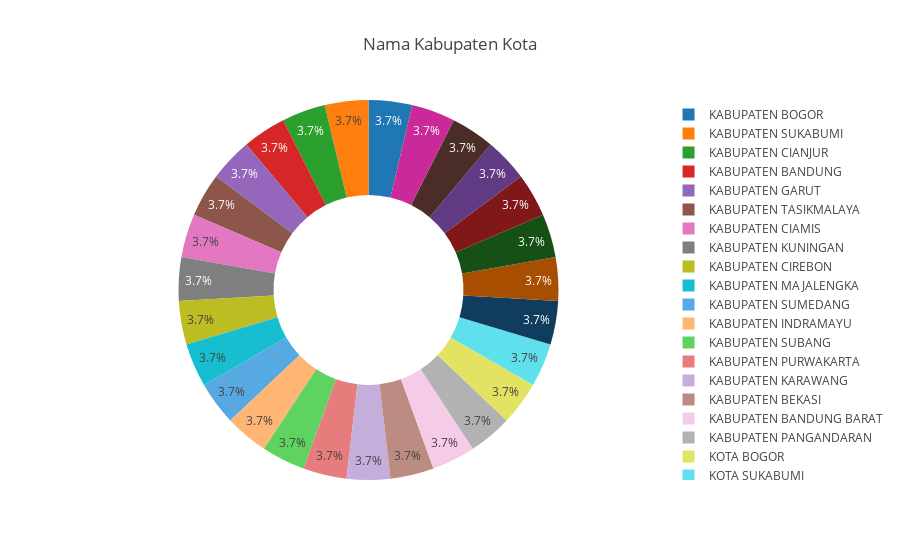

Notebook code cell kept with this figure:
### Markdown cell above
### **Berapa persen frekuensi kemunculan Nama Kabupaten dan Kota dalam data?**

### Code cell
bivariate_visualization_pie(
    data=data,
    names='nama_kabupaten_kota',
    title='Nama Kabupaten Kota',
    hole=0.5
)

### Figure 1 — Plotly figure (JSON) as saved in the notebook; plotly's stock layout.template omitted (floating-point values rounded to 4 significant figures)
{"data": [{"domain": {"x": [0, 1], "y": [0, 1]}, "hole": 0.5, "hovertemplate": "nama_kabupaten_kota=%{label}<extra></extra>", "labels": ["KABUPATEN BOGOR", "KABUPATEN BOGOR", "KABUPATEN BOGOR", "KABUPATEN BOGOR", "KABUPATEN SUKABUMI", "KABUPATEN SUKABUMI", "KABUPATEN SUKABUMI", "KABUPATEN SUKABUMI", "KABUPATEN CIANJUR", "KABUPATEN CIANJUR", "KABUPATEN CIANJUR", "KABUPATEN CIANJUR", "KABUPATEN BANDUNG", "KABUPATEN BANDUNG", "KABUPATEN BANDUNG", "KABUPATEN BANDUNG", "KABUPATEN GARUT", "KABUPATEN GARUT", "KABUPATEN GARUT", "KABUPATEN GARUT", "KABUPATEN TASIKMALAYA", "KABUPATEN TASIKMALAYA", "KABUPATEN TASIKMALAYA", "KABUPATEN TASIKMALAYA", "KABUPATEN CIAMIS", "KABUPATEN CIAMIS", "KABUPATEN CIAMIS", "KABUPATEN CIAMIS", "KABUPATEN KUNINGAN", "KABUPATEN KUNINGAN", "KABUPATEN KUNINGAN", "KABUPATEN KUNINGAN", "KABUPATEN CIREBON", "KABUPATEN CIREBON", "KABUPATEN CIREBON", "KABUPATEN CIREBON", "KABUPATEN MAJALENGKA", "KABUPATEN MAJALENGKA", "KABUPATEN MAJALENGKA", "KABUPATEN MAJALENGKA", "KABUPATEN SUMEDANG", "KABUPATEN SUMEDANG", "KABUPATEN SUMEDANG", "KABUPATEN SUMEDANG", "KABUPATEN INDRAMAYU", "KABUPATEN INDRAMAYU", "KABUPATEN INDRAMAYU", "KABUPATEN INDRAMAYU", "KABUPATEN SUBANG", "KABUPATEN SUBANG", "KABUPATEN SUBANG", "KABUPATEN SUBANG", "KABUPATEN PURWAKARTA", "KABUPATEN PURWAKARTA", "KABUPATEN PURWAKARTA", "KABUPATEN PURWAKARTA", "KABUPATEN KARAWANG", "KABUPATEN KARAWANG", "KABUPATEN KARAWANG", "KABUPATEN KARAWANG", "KABUPATEN BEKASI", "KABUPATEN BEKASI", "KABUPATEN BEKASI", "KABUPATEN BEKASI", "KABUPATEN BANDUNG BARAT", "KABUPATEN BANDUNG BARAT", "KABUPATEN BANDUNG BARAT", "KABUPATEN BANDUNG BARAT", "KABUPATEN PANGANDARAN", "KABUPATEN PANGANDARAN", "KABUPATEN PANGANDARAN", "KABUPATEN PANGANDARAN", "KOTA BOGOR", "KOTA BOGOR", "KOTA BOGOR", "KOTA BOGOR", "KOTA SUKABUMI", "KOTA SUKABUMI", "KOTA SUKABUMI", "KOTA SUKABUMI", "KOTA BANDUNG", "KOTA BANDUNG", "KOTA BANDUNG", "KOTA BANDUNG", "KOTA CIREBON", "KOTA CIREBON", "KOTA CIREBON", "KOTA CIREBON", "KOTA BEKASI", "KOTA BEKASI", "KOTA BEKASI", "KOTA BEKASI", "KOTA DEPOK", "KOTA DEPOK", "KOTA DEPOK", "KOTA DEPOK", "KOTA CIMAHI", "KOTA CIMAHI", "KOTA CIMAHI", "KOTA CIMAHI", "KOTA TASIKMALAYA", "KOTA TASIKMALAYA", "KOTA TASIKMALAYA", "KOTA TASIKMALAYA", "KOTA BANJAR", "KOTA BANJAR", "KOTA BANJAR", "KOTA BANJAR"], "legendgroup": "", "name": "", "showlegend": true, "type": "pie"}], "layout": {"autosize": true, "legend": {"tracegroupgap": 0}, "title": {"text": "Nama Kabupaten Kota"}}}
